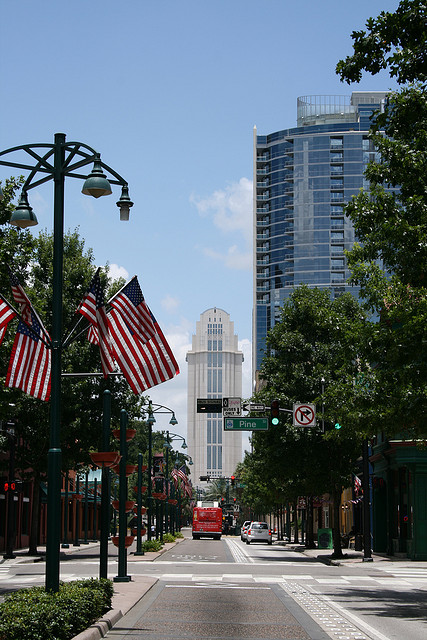
#> input picture Muestras/COCO/emisores/000000000032.jpg, 427 x 640 px, given in place of 000000000000.jpg, which was not available
$ python main.py
#> lines starting #> are read from the running program, lines starting #| are printed output that depends on the picture; after the words box and inside, x2 and y2 are one past the last pixel; in counts of white or black regions, pixels touching at a corner belong together; pictures that were not available may be replaced by others from this repository, and a replacement may not be noted
### funciones.py
#from funciones import translateRotation
import cv2
import numpy as np
from scipy import ndimage
from tkinter import *
from skimage.measure import label
import math
import pandas as pd
import PIL.Image, PIL.ImageTk

def segmentador_de_histograma(frame,p_umbral):
	#De RGB a escala de grises
	I = cv2.cvtColor(frame,cv2.COLOR_RGB2GRAY)
	#Umbral de intensidad a partir de p
	umbral = np.max(I)*(p_umbral/100)
	#Con mascara con condicionante obtenemos una mascara binarizada
	mascara = np.uint8((I>umbral)*255)
	return mascara

def relleno(frame): return ndimage.binary_fill_holes(frame).astype(np.uint8)*255

def ruido_gaussiano(frame,p_noise_shape):
	#Gaussian_kernel_shape
	gks = int((p_noise_shape/100)*frame.shape[0])
	#Gks debe ser impar
	if gks%2 == 0: gks += 1
	#Gaussian_Blur
	frame_blur = cv2.GaussianBlur(frame,(gks,gks),0)
	return frame_blur

def enmarcar_objetos(frame,mascara,dibujo):
	#Encontramos los contornos
	contours, hierarchy	= cv2.findContours(mascara,cv2.RETR_TREE, cv2.CHAIN_APPROX_NONE)
	#Encerramos los contornos en rectangulos
	cajas_originales = np.empty((1, 4),dtype = np.int16)
	cajas_redimensionadas = np.empty((1, 4),dtype = np.int16)
	for i in contours:
			rect = cv2.boundingRect(i)
			x,y,w,h = rect
			#Dibujamos los rectangulos en el frame ingresado en un area mayor para contener el emisor y sus bordes
			#El area se incrementa en 1/3 de las dimensiones del lado del rectangulo original
			x1,y1,w1,h1 = int(x-(w/3)),int(y-(h/3)),int(5*w/3),int(5*h/3)
			#Agregamos el contorno a la lista
			cajas_originales = np.append(cajas_originales,[[x,y,w,h]],axis=0)
			cajas_redimensionadas = np.append(cajas_redimensionadas,[[x1,y1,w1,h1]],axis=0)
			if dibujo != 0:
				if len(str(dibujo)) >= 3 and str(dibujo)[0]==str(1):
					#Contornos
					cv2.drawContours(frame, contours, -1, (255, 0, 0), 2, cv2.LINE_AA)
				if len(str(dibujo)) >= 2 and str(dibujo)[1]==str(1):
					#Original
					cv2.rectangle(frame,(x,y),(x+w,y+h),(0,255,0),2)
				if len(str(dibujo)) >= 1 and str(dibujo)[2]==str(1):
					#Redimensionado
					cv2.rectangle(frame,(x1,y1),(x1+w1,y1+h1),(0,0,255),2)
	cajas_originales[0] = [0,0,10,10]
	cajas_redimensionadas[0] = [0,0,10,10]
	return frame,cajas_originales,cajas_redimensionadas,contours

def recorte(frame,x,y,w,h): return frame[y:y+h,x:x+w]

# [5 lines left out: function pinta_categorias, not called in this run]

def generador_de_elpises(frame,contorno,dibujo):
	if len(contorno) >= 5:
		ellipse = cv2.fitEllipse(contorno)
		xcentroEllipse = ellipse[0][0]
		ycentroEllipse = ellipse[0][1]
		anchoEllipse = ellipse[1][0]
		altoEllipse = ellipse[1][1]
		rotationEllipse = ellipse[2]
		eccetricity = anchoEllipse/altoEllipse
		rotation = translateRotation(rotationEllipse,anchoEllipse,altoEllipse)
		if dibujo == 1:
			if (math.isnan(xcentroEllipse)): print("Nan")
			elif (math.isnan(ycentroEllipse)): print("Nan")
			elif (math.isnan(altoEllipse)): print("Nan")
			elif (math.isnan(anchoEllipse)): print("Nan")
			elif (math.isnan(rotationEllipse)): print("Nan")
			else:
				cv2.ellipse(frame, ellipse, (0,255,0), 3)
		return xcentroEllipse,ycentroEllipse,anchoEllipse,altoEllipse,rotationEllipse,rotation,eccetricity
	else: print("Contorno no cumple con el minimo de puntos")

def momentos(contorno):
	M = cv2.moments(contorno)
	print(type(M))
	return M


def caracterizador(frame,contorno,dibujo,recorte,p_umbral):
	#Elipse
	caracteristicas = {}
	nombres = []
	numerico = []
	xcentroEllipse,ycentroEllipse,anchoEllipse,altoEllipse,rotationEllipse,rotation,eccetricity = generador_de_elpises(frame,contorno,dibujo)
	nombres = np.append(nombres,('xcentroEllipse','ycentroEllipse','anchoEllipse','altoEllipse','rotationEllipse','rotation','eccetricity'))
	numerico = np.append(numerico,(xcentroEllipse,ycentroEllipse,anchoEllipse,altoEllipse,rotationEllipse,rotation,eccetricity))
	#Recorte
	#Caracterisitca 1 ============== Relación de Aspecto
	alto = recorte.shape[0]
	ancho = recorte.shape[1]
	if (alto or ancho)==0:
		alto+=1
		ancho+=1
	rel_aspecto = alto/ancho
	#Caracterisitca 2 ============== Relación lados con lados frame
	alto_frame = frame.shape[0]
	ancho_frame = frame.shape[1]
	rel_frame = (alto/alto_frame)+(ancho/ancho_frame)
	#Caracteristica 3 ============== Area
	nombres = np.append(nombres,('rel_aspecto','rel_frame'))
	numerico = np.append(numerico,(rel_aspecto,rel_frame))
	#Estadisticas por color
	#Colores
	gray = cv2.cvtColor(recorte,cv2.COLOR_RGB2GRAY)
	rojo = recorte[:,:,0]
	verde = recorte[:,:,1]
	azul = recorte[:,:,2]
	#Median
	median_recorte = np.median(recorte); median_rojo = np.median(rojo);	median_verde = np.median(verde); median_azul = np.median(azul);	median_gray = np.median(gray)
	#Average
	average_recorte = np.average(recorte); average_rojo = np.average(rojo); average_verde = np.average(verde); average_azul = np.average(azul); average_gray = np.average(gray)
	#Mean
	mean_recorte = np.mean(recorte); mean_rojo = np.mean(rojo); mean_verde = np.mean(verde); mean_azul = np.mean(azul); mean_gray = np.mean(gray)
	#Standart Desviation
	std_recorte = np.std(recorte); std_rojo = np.std(rojo); std_verde = np.std(verde); std_azul = np.std(azul); std_gray = np.std(gray)
	#Variance
	var_recorte = np.var(recorte);	var_rojo = np.var(rojo);	var_verde = np.var(verde);	var_azul = np.var(azul);	var_gray = np.var(gray)
	#Min
	min_recorte = np.min(recorte);	min_rojo = np.min(rojo);	min_verde = np.min(verde);	min_azul = np.min(azul);	min_gray = np.min(gray)
	#Max
	max_recorte = np.max(recorte);	max_rojo = np.max(rojo);	max_verde = np.max(verde);	max_azul = np.max(azul);	max_gray = np.max(gray)
	#Range of values
	ptp_recorte = np.ptp(recorte);	ptp_rojo = np.ptp(rojo);	ptp_verde = np.ptp(verde);	ptp_azul = np.ptp(azul);	ptp_gray = np.ptp(gray)
	#Percentile
	percentile_recorte = np.percentile(recorte,p_umbral-5);	percentile_rojo = np.percentile(rojo,p_umbral-5);	percentile_verde = np.percentile(verde,p_umbral-5);	percentile_azul = np.percentile(azul,p_umbral-5);	percentile_gray = np.percentile(gray,p_umbral-5)
	nombres = np.append(nombres,('median_recorte','median_rojo','median_verde','median_azul','median_gray','average_recorte','average_rojo','average_verde','average_azul','average_gray','mean_recorte','mean_rojo','average_verde','average_azul','mean_gray','std_recorte','std_rojo','std_verde','std_azul','std_gray','var_recorte','var_rojo','var_verde','var_azul','var_gray','min_recorte','min_rojo','min_verde','min_azul','min_gray','max_recorte','max_rojo','max_verde','max_azul','max_gray','ptp_recorte','ptp_rojo','ptp_verde','ptp_azul','ptp_gray','percentile_recorte','percentile_rojo','percentile_verde','percentile_azul','percentile_gray'))
	parametros = np.append(numerico,(median_recorte,median_rojo,median_verde,median_azul,median_gray,average_recorte,average_rojo,average_verde,average_azul,average_gray,mean_recorte,mean_rojo,average_verde,average_azul,mean_gray,std_recorte,std_rojo,std_verde,std_azul,std_gray,var_recorte,var_rojo,var_verde,var_azul,var_gray,min_recorte,min_rojo,min_verde,min_azul,min_gray,max_recorte,max_rojo,max_verde,max_azul,max_gray,ptp_recorte,ptp_rojo,ptp_verde,ptp_azul,ptp_gray,percentile_recorte,percentile_rojo,percentile_verde,percentile_azul,percentile_gray))
	#Agregar a caracteristicas
	a = 0
	for i in nombres:
		caracteristicas[i] = parametros[a]
		a+=1
	#Momentos
	M = momentos(contorno)
	caracteristicas.update(M)
	return caracteristicas

# [6 lines left out: function toRGB, not called in this run]

def encontrarDirectorio():
    c = __file__[len(__file__)-1]
    contador = 2
    while(c != "/"):
        ultimo = __file__[len(__file__)-contador]
        directorio = __file__[0:len(__file__)-contador+1]
        c = ultimo
        contador += 1
    #directorio.replace(" ","\ ")
    return directorio

def ventana_categoria(img,img2):
	def emisor():
	    cat.set("Emisor"); estado.set(True)
	    ventana_principal.config(background = "green"); ventana_principal.destroy()

	def no_emisor():
	    cat.set("No_Emisor"); estado.set(True)
	    ventana_principal.config(background = "red"); ventana_principal.destroy()

	# [7 lines left out: function listo, not called in this run]

	def omitir():
		estado.set(False)
		ventana_principal.destroy()

	def finalizacion():
		final_ventana.set(True)
		ventana_principal.destroy()

	ventana_principal = Tk()

	ventana_principal.geometry("1000x1000")
	ventana_principal.config(background = "black", bd = 15)

	cat = StringVar()
	estado = BooleanVar()
	final_ventana = BooleanVar()

	#state="disabled"
	img = toRGB(img)
	img2 = toRGB(img2)
	img = cv2.resize(img,(0,0),fx = 0.3,fy = 0.3)
	img2 = cv2.resize(img2,(200,200))
	height, width, no_channels = img.shape
	height2, width2, no_channels2 = img2.shape
	#img = cv2.cvtColor(img,cv2.COLOR_BGR2RGB)
	#img2 = cv2.cvtColor(img2,cv2.COLOR_BGR2RGB)
	canvas = Canvas(ventana_principal, width = width, height = height)
	canvas2 = Canvas(ventana_principal, width = width2, height = height2)
	canvas.pack()
	canvas2.pack()
	img = PIL.Image.fromarray(img)
	img2 = PIL.Image.fromarray(img2)
	img = PIL.ImageTk.PhotoImage(img)
	img2 = PIL.ImageTk.PhotoImage(img2)
	canvas.create_image(0, 0, image=img, anchor=NW)
	canvas2.create_image(0, 0, image=img2, anchor=NW)

	Label(ventana_principal, text="Resultado").pack()
	Entry(ventana_principal, justify="center", textvariable=cat,state="disabled").pack()
	Label(ventana_principal, text="").pack()
	em = Button(ventana_principal, text="Emisor", command=emisor, height = 50, width = 20,background = "green")
	no_em = Button(ventana_principal, text="No_Emisor", command=no_emisor, height = 50, width = 20,background = "red")
	Button(ventana_principal, text="Listo", command=listo, height = 5, width = 5,background = "blue").pack(side="bottom")
	Button(ventana_principal, text="Omitir", command=omitir, height = 3, width = 5,background = "orange").pack(side="top")
	Button(ventana_principal, text="Finalizar", command=finalizacion, height = 3, width = 5,background = "black").pack(side="top")

	em.pack(side="left")
	no_em.pack(side="left")

	ventana_principal.mainloop()
	categoria = cat.get()
	est = estado.get()
	final = final_ventana.get()
	print("resultado : "+categoria)
	return categoria,est,final

#Funciones copiadas de internet:
def translateRotation(rotation, width, height):
    if (width < height):
        rotation = -1 * (rotation - 90)
    if (rotation > 90):
        rotation = -1 * (rotation - 180)
    rotation *= -1
    return round(rotation)

### main.py
import cv2
import numpy as np
import funciones as fn
from tkinter import *
import datetime
import pandas as pd

today = datetime.date.today()

#Le indicara en que porcentaje superior del histograma de intensidad luminosa debe cortar.
p_umbral		= 99
#Le indicara el tamaño del kernel utilizado para la aplicacion de ruido gaussiano
p_noise_shape	= 2
#Es un indicador de tolerancia, es el porcentajo minimo del frame que necesita el elemento reconocido para ser considerado en la muestra.
p_corte			= 3

ruta = fn.encontrarDirectorio()
capeta_ubicacion_imagenes = ruta + "./Muestras/COCO/emisores/"
#capeta_ubicacion_imagenes = "C:/Users/raul/Desktop/8.- Tesis/5.- Redes Neuronales/Muestras/Muestras/COCO/"
n_max_imagenes = 5000

#Inicializamos el dataframe que contrendra la informacion del entrenamiento
datos_entrenamiento = pd.DataFrame()

#Recorremos las imagenes una por una.
numeros = np.arange(0,n_max_imagenes,1)
for i in numeros:
	nombre = str(i)+".jpg"
	while len(nombre) != 16:
		nombre = "0"+nombre
	img = cv2.imread(capeta_ubicacion_imagenes+nombre)
#> img is the input picture: shape (640, 427, 3); mean B, G, R 112.4, 104.5, 92.9
	#Si es que la imagen existe dentro de la muestra
	if isinstance(img,np.ndarray):
		#Hacemos copias del frame principal
		final = img.copy()
		enmarcado = img.copy()
		caracterizado = img.copy()
		#Segmentamos los valores del histograma superiores al umbral, aplicamos ruido gaussiano de acuerdo al p_noise_shape, rellenamos los elementos reconocidos y volvemos a aplicar ruido gaussiano de acuerdo al p_noise_shape.
		mascara = fn.segmentador_de_histograma(img, p_umbral)
#> in segmentador_de_histograma, `I = cv2.cvtColor(frame,cv2.COLOR_RGB2GRAY)`:
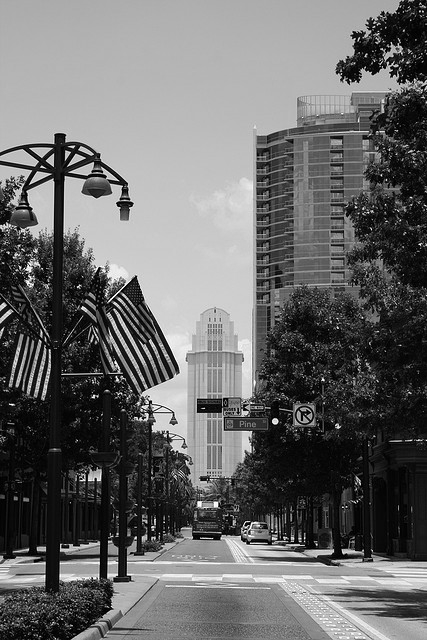
#> I: shape (640, 427); min 0, max 255, mean 105.6
#> in segmentador_de_histograma, `umbral = np.max(I)*(p_umbral/100)`: umbral = 252.4
#> in segmentador_de_histograma, `mascara = np.uint8((I>umbral)*255)`:
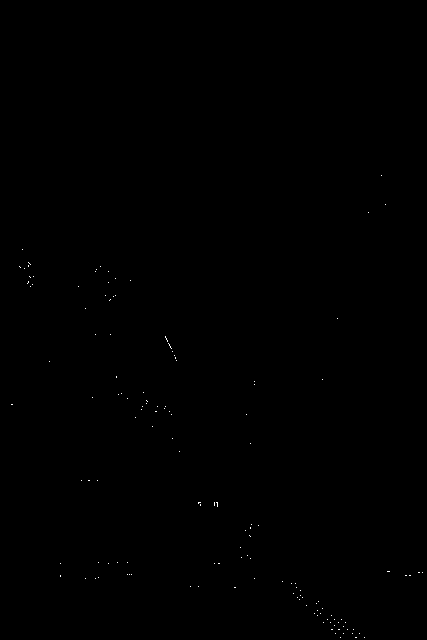
#> mascara: shape (640, 427); 0.07% white in thin lines or dots, all inside (x1, y1, x2, y2) = (11, 175, 423, 638)
		mascara = fn.ruido_gaussiano(mascara,p_noise_shape)
		mascara = fn.relleno(mascara)
#> in relleno, `def relleno(frame): return ndimage.binary_fill_holes(frame).astype(np...`:
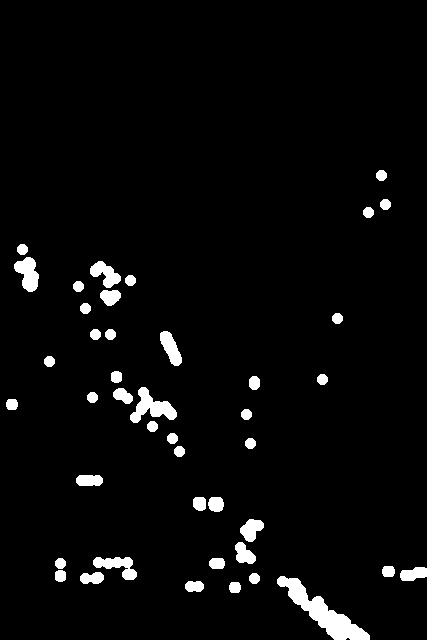
#> returned value: shape (640, 427); 3.6% white; 43 white regions
		mascara = fn.ruido_gaussiano(mascara,p_noise_shape)
#> call 2 of ruido_gaussiano, with p_noise_shape = 2
#> in ruido_gaussiano (call 2), `frame_blur = cv2.GaussianBlur(frame,(gks,gks),0)`:
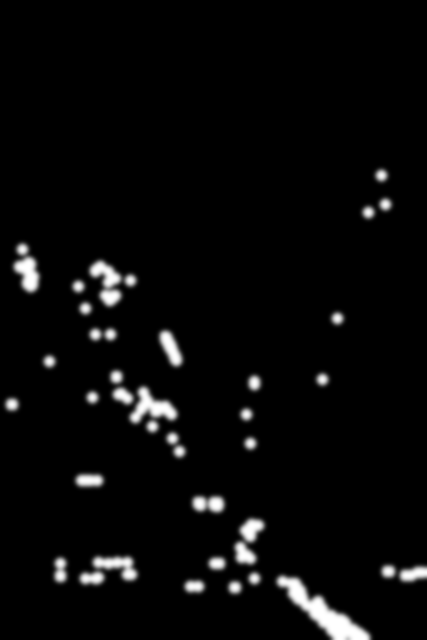
#> frame_blur: shape (640, 427); min 0, max 255, mean 9.2
		#A partir de esta mascara es sobre la que trabajaremos para obtener las caracteristicas de manera automatica y enlistarlas junto al recorte de la zona reconocida.
		#La informacion se guardara de la siguiente manera en una carpeta llamada "Informacion":
		#Se creará un archivo con el formato 000000001.jpg
		#Se enlistara en un csv las caracteristicas obtenidas del objeto a partir de los contornos
		#La obtencion de cajas que rodearan al area de interes tiene propositos utilitarios
		reconocimiento,cajas_originales,cajas_redimensionadas,contornos = fn.enmarcar_objetos(enmarcado,mascara,111)
#> in enmarcar_objetos, `contours, hierarchy	= cv2.findContours(mascara,cv2.RETR_TREE, cv2.CHAI..`: contours = 24 contours; largest, box (x1, y1, x2, y2) and area: (105, 365, 191, 463) 3575, (271, 570, 376, 640) 3115, (203, 513, 270, 599) 2840, (67, 255, 142, 320) 2824, (74, 551, 143, 590) 1878
#> the loop in enmarcar_objetos, `for i in contours:` made 24 passes
#> (x, y, w, h, x1, y1, w1, h1) on passes 2 to 9: (271, 570, 105, 70, 236, 546, 175, 116), (376, 560, 51, 27, 359, 551, 85, 45), (49, 552, 23, 36, 41, 540, 38, 60), (74, 551, 69, 39, 51, 538, 115, 65), (203, 513, 67, 86, 180, 484, 111, 143), (187, 491, 43, 27, 172, 482, 71, 45), (70, 469, 39, 23, 57, 461, 65, 38), (239, 432, 23, 23, 231, 424, 38, 38)
#> after the loop in enmarcar_objetos, `for i in contours:`:
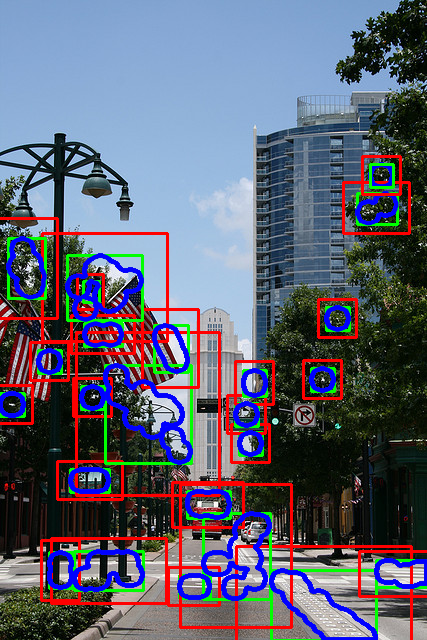
#> frame: shape (640, 427, 3); mean B, G, R 114.8, 98.1, 94.9
#> after the loop in enmarcar_objetos, `for i in contours:`: cajas_originales = 25 rows, first 6: [-27080, 32151, -18696, 16451], [179, 575, 31, 23], [271, 570, 105, 70], [376, 560, 51, 27], [49, 552, 23, 36], [74, 551, 69, 39]; cajas_redimensionadas = 25 rows, first 6: [30356, -29052, 19130, 16536], [168, 567, 51, 38], [236, 546, 175, 116], [359, 551, 85, 45], [41, 540, 38, 60], [51, 538, 115, 65]
#> cajas_originales = 25 rows, first 6: [0, 0, 10, 10], [179, 575, 31, 23], [271, 570, 105, 70], [376, 560, 51, 27], [49, 552, 23, 36], [74, 551, 69, 39]; cajas_redimensionadas = 25 rows, first 6: [0, 0, 10, 10], [168, 567, 51, 38], [236, 546, 175, 116], [359, 551, 85, 45], [41, 540, 38, 60], [51, 538, 115, 65]; contornos has the same summary as contours in enmarcar_objetos
		#Para cada una de las cajas propuestas se recorta el area para almacenarla como imagen.
		#Iniciamos un contador que nos va a servir para leer los contornos paralelamente
		a = 0
		final_ventana = False
		terminar = False
		for i in cajas_redimensionadas:
			x,y,w,h = i[0],i[1],i[2],i[3]
			x1,y1,w1,h1 = cajas_originales[a][0],cajas_originales[a][1],cajas_originales[a][2],cajas_originales[a][3]
			#Condicionantes para que se pueda recortar y redimencionar correctamente si es que se sale de los margenes de la imagen.
			if x<=0: x=0
			if y<=0: y=0
			if x+w>=img.shape[1]: w=img.shape[1]-x
			if y+h>=img.shape[0]: h=img.shape[0]-y
			#Se realizan los recortes correspondientes a
			recorte = fn.recorte(img,x,y,w,h)
			recorte_a_guardar = fn.recorte(img,x1,y1,w1,h1)
			while(True):
				#Condicionante de tamaño de area
				if w<=((img.shape[0])*(p_corte/100)) or h<=((img.shape[1])*(p_corte/100)): a+=1; break
				#Hacemos una copia para rallar y dibujamos la caja y en contorno que vamos a analizar
				imagen = img.copy()
				cv2.drawContours(imagen, contornos[a-1], -1, (255, 255, 0), 2, cv2.LINE_AA)
				cv2.rectangle(imagen ,(x,y),(x+w,y+h),(0,0,255),2)
				#cv2.imshow("ROI_ENMARCADO",imagen)
				#Para mostrar el area de manera legible independiente del tamaño que tenga originalmente se redimensiona en 200x200. De esta manera si son pequeños los recortes, se puede tomar la desicion correcta. La condicionante solo actua en el caso de que p_corte = 0, ya que a veces w o h se vuelven 0.
				if not(recorte.shape[0] == 0 or recorte.shape[1] == 0):
					resized = cv2.resize(recorte, (200,200), interpolation = cv2.INTER_AREA)
				#Ahora aplicatemos la funcion que caracterizara a el ROI de todas las maneras estudiadas
				# ========================
				caracteristicas = fn.caracterizador(caracterizado,contornos[a-1],1,recorte,p_umbral)
				# ========================
				#Llegamos al punto en donde el usuario tendra a disposicion todas las pantallas y la información que hemos procesado hasta el momento y debera catalogar la zona que se esta mostrando como ROI.
#> (the run stopped early here; a loop or call above may not have finished)
